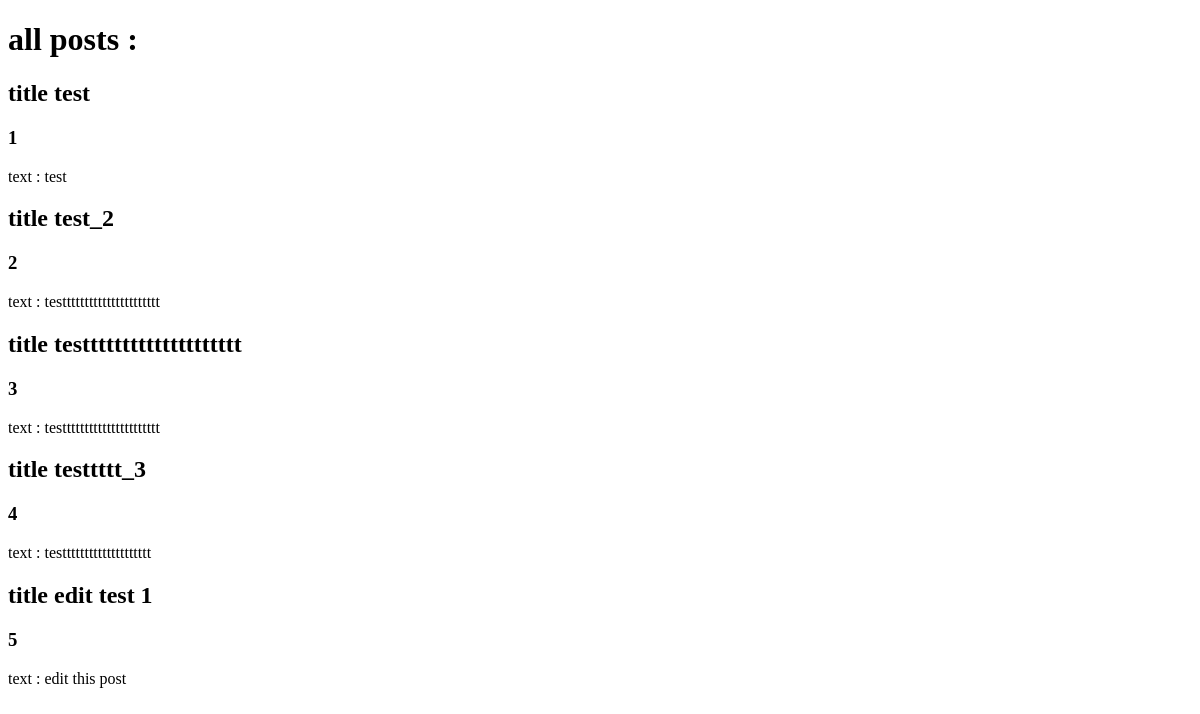
The app's page /posts/, older data.
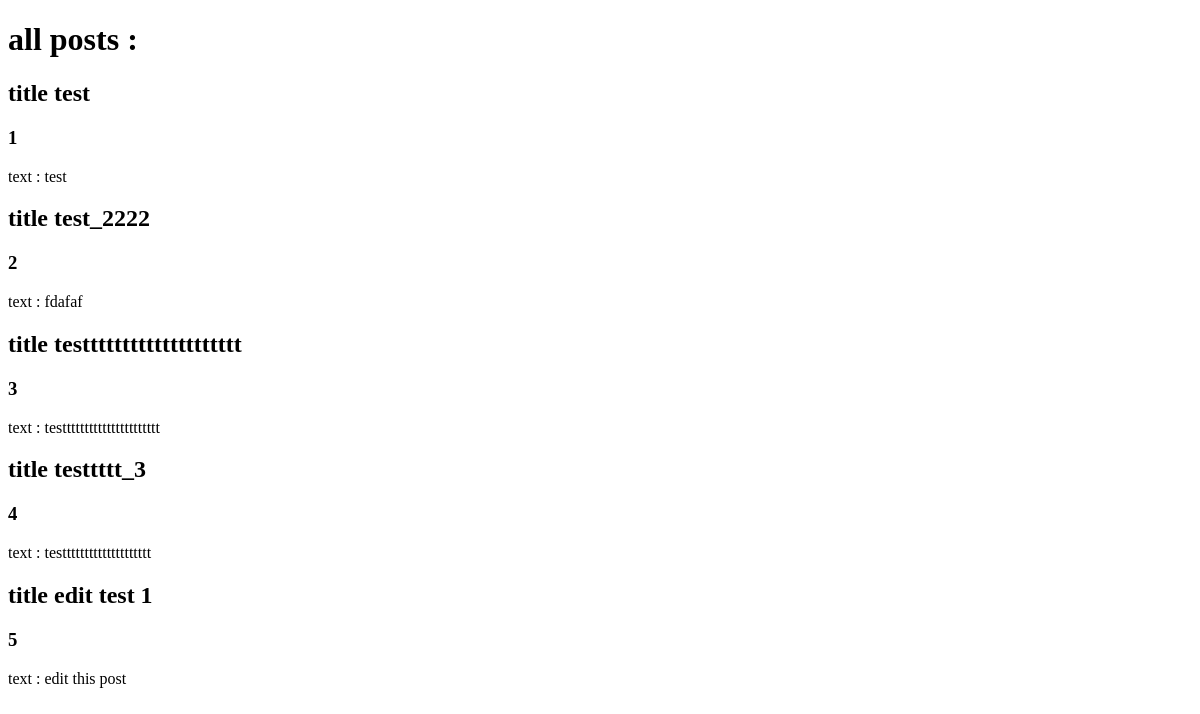
The same page, newer data.
### pages/models.py (models this page shows, shortened)
class Post(models.Model):
    title = models.CharField(("tilte"), max_length=50)
    text = models.TextField(("your text"))

### pages/views.py (the view)
# urls.py: path("posts/", all_posts, name="all posts"),
def all_posts(request):
    posts = Post.objects.all()
    return render(request, "./all_posts/all_posts.html", {"posts": posts})

### pages/templates/all_posts/all_posts.html (shortened to what this page needs)
<!DOCTYPE html>
<html lang="en">
<head>
</head>
<body>
    <h1>all posts : </h1>
    {% for i in posts %}
        <h2>title {{ i.title }}</h2>
        <h3>{{ i.id }}</h3>
        <p>text : {{ i.text }}</p>
    {% endfor %}
</body>
</html>

Row changes from the older to the newer data that the page shows:
changed Post id 2: title "test_2" → "test_2222"; text "testttttttttttttttttttttt" → "fdafaf"
